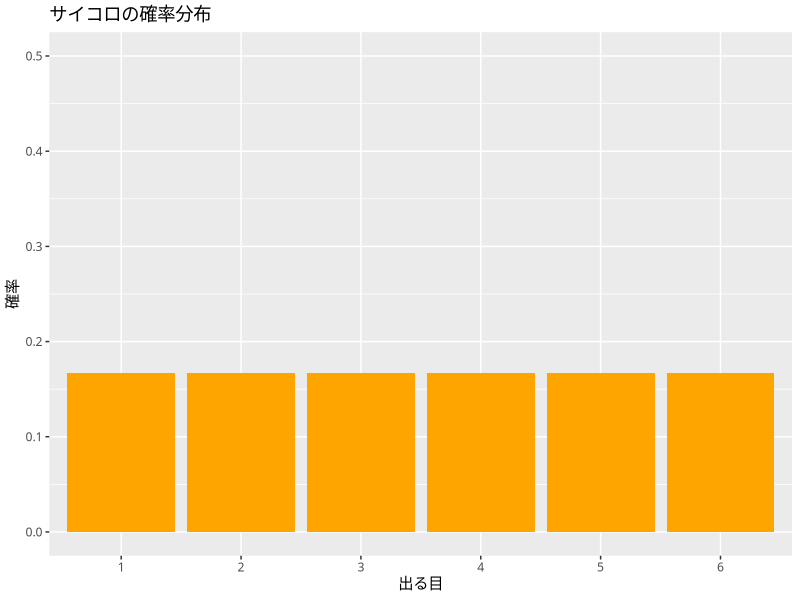

Reproduce this figure in R.
## ---- chunk 1
# 1の目が出る確率
1 / 6

# 偶数の目が出る確率
3 / 6
## ---- chunk 2
x <- 1:6
prob <- rep(1/6, 6) # 1/6 を 6回繰り返す

data.frame(x, prob)
## ---- chunk 3
library(tidyverse)
theme_set(theme_gray(base_family = "HiraKakuProN-W3"))

df <- data.frame(x = factor(x), prob = prob)

ggplot(df, aes(x = x, y = prob)) +
  geom_col(fill = "orange") +
  ylim(0, 0.5) +
  labs(title = "サイコロの確率分布", x = "出る目", y = "確率")
## ---- chunk 4
# 期待値の計算
E_X <- sum(x * prob)
E_X
## ---- chunk 5
# 分散の計算
V_X <- sum((x - E_X)^2 * prob)
V_X

# 標準偏差
sqrt(V_X)
## ---- chunk 6
# 別の計算式で確認
E_X2 <- sum(x^2 * prob)  # E[X^2]
E_X2 - E_X^2  # V[X] = E[X^2] - (E[X])^2
## ---- chunk 7
# 両方6が出る確率
(1/6) * (1/6)
